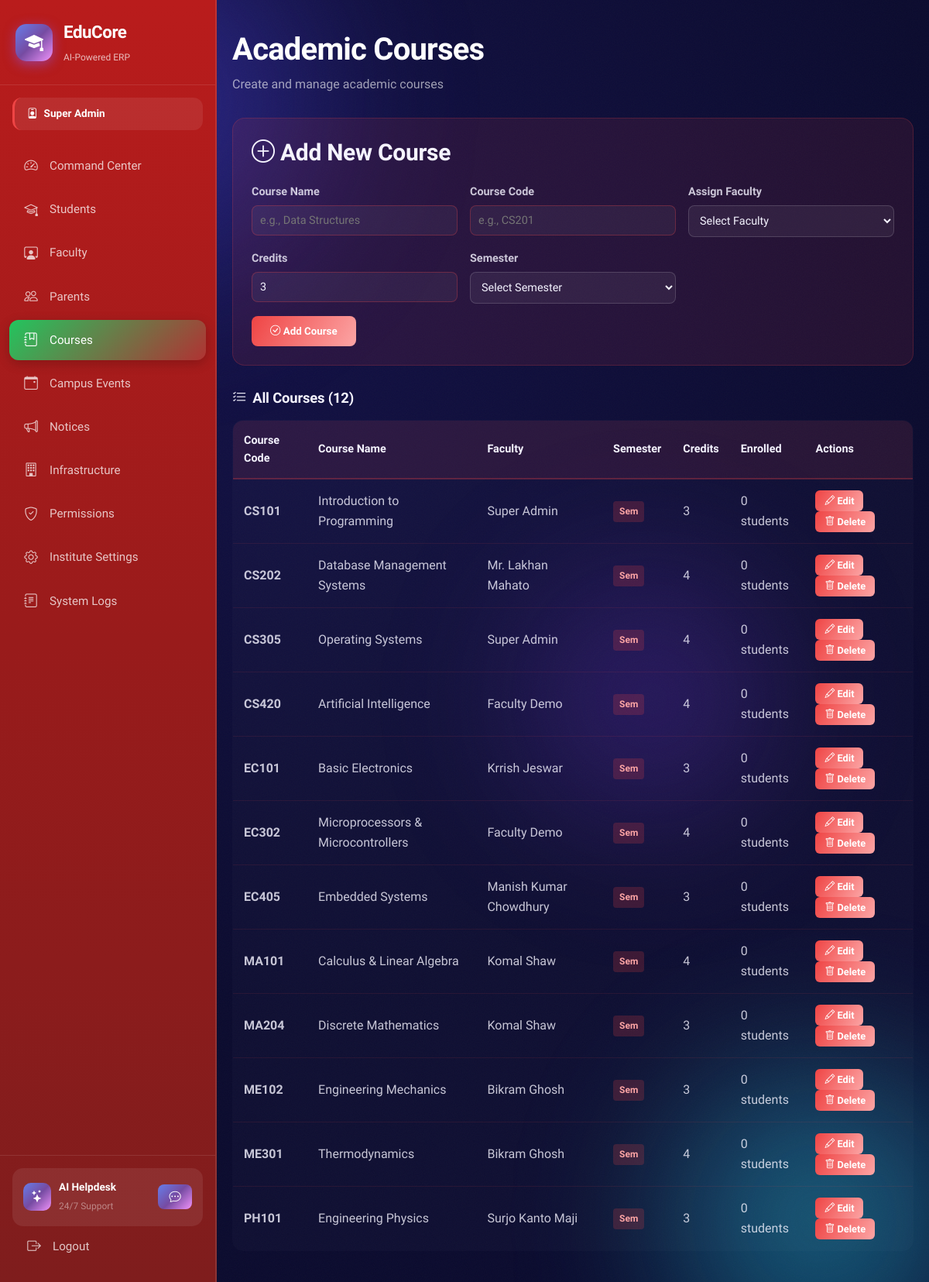
The app's page /admin/academicCourses.php (signed in) with its own data.
### tables this page shows
CREATE TABLE IF NOT EXISTS users (
    id INT AUTO_INCREMENT PRIMARY KEY,
    full_name VARCHAR(120) NOT NULL,
    email VARCHAR(120) NOT NULL UNIQUE,
    password_hash VARCHAR(255) NOT NULL,
    phone VARCHAR(20),
    address TEXT,
    role ENUM('super_admin','faculty','student','parent','finance','librarian','tpo') NOT NULL DEFAULT 'student',
    parent_id INT DEFAULT NULL,
    photo VARCHAR(255) DEFAULT 'default.png',
    status ENUM('active','inactive','suspended') DEFAULT 'active',
    two_factor_secret VARCHAR(64) DEFAULT NULL,
    two_factor_enabled TINYINT(1) NOT NULL DEFAULT 0,
    reset_token_hash VARCHAR(255) DEFAULT NULL,
    reset_token_expires DATETIME DEFAULT NULL,
    created_at TIMESTAMP DEFAULT CURRENT_TIMESTAMP,
    FOREIGN KEY (parent_id) REFERENCES users(id) ON DELETE SET NULL
);

CREATE TABLE IF NOT EXISTS courses (
    id INT AUTO_INCREMENT PRIMARY KEY,
    code VARCHAR(20) NOT NULL UNIQUE,
    title VARCHAR(200) NOT NULL,
    department VARCHAR(100),
    credits INT DEFAULT 3,
    semester INT DEFAULT NULL,
    faculty_id INT,
    FOREIGN KEY (faculty_id) REFERENCES users(id) ON DELETE SET NULL
);

### includes/auth_check.php (called while the page is built, shortened)
<?php
function getCurrentUser(): ?array
{
    $db = getDB();
    $stmt = $db->prepare('SELECT id, full_name, email, role, photo FROM users WHERE id = ? AND status = "active"');
    $stmt->execute([$_SESSION['user_id']]);
    return $stmt->fetch() ?: null;
}
function getRoleLabel(string $role): string
{
    $labels = [
        'super_admin' => 'Super Admin',
        'faculty'     => 'Faculty',
        'student'     => 'Student',
        'parent'      => 'Parent',
        'finance'     => 'Finance Officer',
        'librarian'   => 'Librarian',
        'tpo'         => 'TPO',
    ];
    return $labels[$role] ?? ucfirst($role);
}
function getRoleColor(string $role): string
{
    $colors = [
        'super_admin' => '#ef4444',
        'faculty'     => '#8b5cf6',
        'student'     => '#06b6d4',
        'parent'      => '#10b981',
        'finance'     => '#f59e0b',
        'librarian'   => '#ec4899',
        'tpo'         => '#6366f1',
    ];
    return $colors[$role] ?? '#6366f1';
}

### admin/academicCourses.php (the view, shortened to what this page needs)
<?php
require_once __DIR__ . '/../includes/auth_check.php';
$currentUser = getCurrentUser();
$pdo = getDbConnection();
$stmt = $pdo->prepare("
    SELECT c.*, u.full_name as faculty_name,
           COUNT(DISTINCT ce.student_id) as enrolled_students
    FROM courses c
    LEFT JOIN users u ON c.faculty_id = u.id
    LEFT JOIN course_enrollments ce ON c.id = ce.course_id
    GROUP BY c.id
    ORDER BY c.semester, c.code
");
$stmt->execute([]);
$courses = $stmt->fetchAll(PDO::FETCH_ASSOC);
?>
<!DOCTYPE html>
<html lang="en">
<head>
    <?php $portalBase = '..'; include __DIR__ . '/../includes/portal_head.php'; ?>
</head>
<body class="portal-page" data-role="admin">
    <div class="aurora-bg">
        <div class="aurora-blob b1"></div>
        <div class="aurora-blob b2"></div>
        <div class="aurora-blob b3"></div>
    </div>
    <div class="grain"></div>
    <div class="container-shell">
        <?php include __DIR__ . '/../includes/sidebar.php'; ?>
        <main style="flex: 1; z-index: 2; padding: 40px 20px;">
            <div class="courses-container">
                <div style="margin-bottom: 30px;">
                    <h1 class="h-display" style="margin: 0 0 8px 0;">Academic Courses</h1>
                    <p style="color: rgba(255, 255, 255, 0.6); margin: 0;">Create and manage academic courses</p>
                </div>
                <div class="form-section">
                    <h2 style="margin: 0 0 20px 0; color: #F5F4FF;">
                        <i class="bi bi-plus-circle"></i> Add New Course
                    </h2>
                    <form method="POST">
                        <div class="form-grid">
                            <div class="form-group">
                                <label class="form-label">Course Name</label>
                                <input
                                    type="text"
                                    class="form-input"
                                    name="course_name"
                                    placeholder="e.g., Data Structures"
                                    required
                                >
                            </div>
                            <div class="form-group">
                                <label class="form-label">Course Code</label>
                                <input
                                    type="text"
                                    class="form-input"
                                    name="course_code"
                                    placeholder="e.g., CS201"
                                    required
                                >
                            </div>
                            <div class="form-group">
                                <label class="form-label">Assign Faculty</label>
                                <select class="form-select" name="faculty_id" required>
                                    <option value="">Select Faculty</option>
                                </select>
                            </div>
                            <div class="form-group">
                                <label class="form-label">Credits</label>
                                <input
                                    type="number"
                                    class="form-input"
                                    name="credits"
                                    min="1"
                                    max="10"
                                    value="3"
                                    required
                                >
                            </div>
                            <div class="form-group">
                                <label class="form-label">Semester</label>
                                <select class="form-select" name="semester" required>
                                    <option value="">Select Semester</option>
                                </select>
                            </div>
                        </div>
                        <button type="submit" class="submit-btn">
                            <i class="bi bi-check-circle"></i> Add Course
                        </button>
                    </form>
                </div>
                <h2 class="section-title">
                    <i class="bi bi-list-check"></i> All Courses (<?php echo count($courses); ?>)
                </h2>
                <?php if (count($courses) > 0): ?>
                    <table class="courses-table">
                        <thead>
                            <tr>
                                <th>Course Code</th>
                                <th>Course Name</th>
                                <th>Faculty</th>
                                <th>Semester</th>
                                <th>Credits</th>
                                <th>Enrolled</th>
                                <th>Actions</th>
                            </tr>
                        </thead>
                        <tbody>
                            <?php foreach ($courses as $course): ?>
                                <tr>
                                    <td><strong><?php echo htmlspecialchars($course['code']); ?></strong></td>
                                    <td><?php echo htmlspecialchars($course['title']); ?></td>
                                    <td><?php echo htmlspecialchars($course['faculty_name'] ?? 'Unassigned'); ?></td>
                                    <td>
                                        <span class="semester-badge">Sem <?php echo $course['semester']; ?></span>
                                    </td>
                                    <td><?php echo $course['credits']; ?></td>
                                    <td><?php echo $course['enrolled_students']; ?> students</td>
                                    <td>
                                        <button class="action-btn" onclick="alert('Edit: ' + '<?php echo addslashes($course['code']); ?>')">
                                            <i class="bi bi-pencil"></i> Edit
                                        </button>
                                        <button class="action-btn" onclick="alert('Delete: ' + '<?php echo addslashes($course['code']); ?>')">
                                            <i class="bi bi-trash"></i> Delete
                                        </button>
                                    </td>
                                </tr>
                            <?php endforeach; ?>
                        </tbody>
                    </table>
                <?php endif; ?>
            </div>
        </main>
    </div>
</body>
</html>

### includes/portal_head.php (shortened to what this page needs)
<?php
$portalBase = $portalBase ?? '..';
?>
<link href="<?= htmlspecialchars($portalBase, ENT_QUOTES, 'UTF-8') ?>/style.css" rel="stylesheet">
<link href="https://cdn.jsdelivr.net/npm/bootstrap-icons@1.11.3/font/bootstrap-icons.min.css" rel="stylesheet">
<link href="<?= htmlspecialchars($portalBase, ENT_QUOTES, 'UTF-8') ?>/assets/css/educore.css" rel="stylesheet">
<link href="<?= htmlspecialchars($portalBase, ENT_QUOTES, 'UTF-8') ?>/assets/css/themes.css" rel="stylesheet">
<link href="<?= htmlspecialchars($portalBase, ENT_QUOTES, 'UTF-8') ?>/assets/css/portal-pages.css" rel="stylesheet">

### includes/sidebar.php (shortened to what this page needs)
<?php
if (!isset($user) || !is_array($user)) {
    $user = getCurrentUser() ?? ($currentUser ?? null);
}
$role = $user['role'] ?? 'student';
$navItems = [];
switch ($role) {
    case 'super_admin':
        $navItems = [
            ['icon' => 'bi-speedometer2', 'label' => 'Command Center', 'href' => 'dashboard.php', 'color' => '#ef4444'],
            ['icon' => 'bi-mortarboard', 'label' => 'Students', 'href' => 'userStudent.php', 'color' => '#f97316'],
            ['icon' => 'bi-person-workspace', 'label' => 'Faculty', 'href' => 'userFaculty.php', 'color' => '#eab308'],
            ['icon' => 'bi-people', 'label' => 'Parents', 'href' => 'userParents.php', 'color' => '#84cc16'],
            ['icon' => 'bi-journal-bookmark', 'label' => 'Courses', 'href' => 'academicCourses.php', 'color' => '#22c55e'],
            ['icon' => 'bi-calendar-event', 'label' => 'Campus Events', 'href' => 'events.php', 'color' => '#06b6d4'],
            ['icon' => 'bi-megaphone', 'label' => 'Notices', 'href' => 'notices.php', 'color' => '#3b82f6'],
            ['icon' => 'bi-building', 'label' => 'Infrastructure', 'href' => 'infrastructure.php', 'color' => '#6366f1'],
            ['icon' => 'bi-shield-check', 'label' => 'Permissions', 'href' => 'permissions.php', 'color' => '#8b5cf6'],
            ['icon' => 'bi-gear', 'label' => 'Institute Settings', 'href' => 'instituteSettings.php', 'color' => '#a855f7'],
            ['icon' => 'bi-journal-text', 'label' => 'System Logs', 'href' => 'logs.php', 'color' => '#ec4899'],
        ];
        break;
}
$currentPage = basename($_SERVER['PHP_SELF']);
?>
<aside class="sidebar" id="sidebar">
    <div class="sidebar-brand">
        <div class="brand-icon">
            <i class="bi bi-mortarboard-fill"></i>
        </div>
        <div class="brand-text">
            <span class="brand-name">EduCore</span>
            <span class="brand-tagline">AI-Powered ERP</span>
        </div>
    </div>
    <div class="sidebar-role-badge" style="--role-color: <?= getRoleColor($role) ?>">
        <i class="bi bi-person-badge"></i>
        <?= getRoleLabel($role) ?>
    </div>
    <nav class="sidebar-nav">
        <?php foreach ($navItems as $item): ?>
        <a href="<?= $item['href'] ?>" class="nav-item <?= $currentPage === $item['href'] ? 'active' : '' ?>"
           style="--item-color: <?= $item['color'] ?>">
            <i class="bi <?= $item['icon'] ?>"></i>
            <span><?= $item['label'] ?></span>
        </a>
        <?php endforeach; ?>
    </nav>
    <div class="sidebar-footer">
        <div class="ai-assistant-card">
            <div class="ai-icon"><i class="bi bi-stars"></i></div>
            <div>
                <strong>AI Helpdesk</strong>
                <small>24/7 Support</small>
            </div>
            <button class="btn btn-sm btn-ai" onclick="openAIHelpdesk()">
                <i class="bi bi-chat-dots"></i>
            </button>
        </div>
        <a href="<?= htmlspecialchars(($portalBase ?? $basePath ?? '..') . '/logout.php', ENT_QUOTES, 'UTF-8') ?>" class="nav-item sidebar-logout">
            <i class="bi bi-box-arrow-right"></i>
            <span>Logout</span>
        </a>
    </div>
</aside>

### style.css (style rules this page uses)
:root { --bg-deep: #0B0B2E; --bg-deep-2: #131147; --indigo-600: #4F46E5; --indigo-500: #6366F1; --violet-500: #7C3AED; --cyan-400: #22D3EE; --cyan-300: #67E8F9; --amber-400: #FBBF24; --amber-300: #FCD34D; --rose-400: #FB7185; --ink-0: #FFFFFF; --ink-50: #F5F4FF; --ink-200: #D9D7F5; --ink-400: #A5A1D9; --ink-muted: rgba(245, 244, 255, 0.62); --surface-glass: rgba(255, 255, 255, 0.06); --surface-glass-hi: rgba(255, 255, 255, 0.10); --surface-glass-brd: rgba(255, 255, 255, 0.14); --surface-field: rgba(11, 11, 46, 0.35); --shadow-glow-indigo: 0 8px 40px rgba(79, 70, 229, 0.35); --shadow-glow-cyan: 0 8px 32px rgba(34, 211, 238, 0.25); --shadow-card: 0 24px 64px rgba(6, 5, 30, 0.55); --radius-sm: 10px; --radius-md: 16px; --radius-lg: 24px; --radius-xl: 32px; --font-display: 'Plus Jakarta Sans', system-ui, sans-serif; --font-body: 'Plus Jakarta Sans', system-ui, sans-serif; --font-mono: 'JetBrains Mono', ui-monospace, monospace; }
* { box-sizing: border-box; }
html, body { margin: 0; padding: 0; min-height: 100%; font-family: var(--font-body); color: var(--ink-50); background: var(--bg-deep); }
body { position: relative; overflow-x: hidden; }
a { color: inherit; text-decoration: none; }
button { font-family: inherit; }
.aurora-bg { position: fixed; inset: 0; z-index: 0; overflow: hidden; background: radial-gradient(circle at 20% 20%, var(--bg-deep-2), var(--bg-deep) 60%); }
.aurora-blob { position: absolute; border-radius: 50%; filter: blur(90px); opacity: 0.55; will-change: transform; }
.aurora-blob.b1 { width: 620px; height: 620px; top: -180px; left: -120px; background: radial-gradient(circle, var(--indigo-600), transparent 70%); animation: drift1 26s ease-in-out infinite; }
.aurora-blob.b2 { width: 560px; height: 560px; bottom: -200px; right: -140px; background: radial-gradient(circle, var(--cyan-400), transparent 70%); animation: drift2 32s ease-in-out infinite; }
.aurora-blob.b3 { width: 480px; height: 480px; top: 40%; left: 50%; background: radial-gradient(circle, var(--violet-500), transparent 70%); animation: drift3 38s ease-in-out infinite; opacity: 0.35; }
.grain { position: fixed; inset: 0; z-index: 1; pointer-events: none; opacity: 0.035; }
.h-display { font-family: var(--font-display); font-weight: 800; letter-spacing: -0.02em; color: var(--ink-0); margin: 0; }
.btn { display: inline-flex; align-items: center; justify-content: center; gap: 8px; font-family: var(--font-display); font-weight: 700; font-size: 0.95rem; border-radius: var(--radius-sm); border: none; cursor: pointer; padding: 14px 22px; transition: transform 0.18s ease, box-shadow 0.18s ease, filter 0.18s ease; }
.container-shell { position: relative; z-index: 2; min-height: 100vh; display: flex; flex-direction: column; }

### assets/css/themes.css (style rules this page uses)
:root { --theme-primary: #6366F1; --theme-primary-dark: #4F46E5; --theme-light: #E0E7FF; --theme-accent: #22D3EE; }
body[data-role="admin"] { --theme-primary: #EF4444; --theme-primary-dark: #DC2626; --theme-light: #FEE2E2; --theme-accent: #FCA5A5; }
.sidebar { background: linear-gradient(180deg, rgba(15, 23, 42, 0.95), rgba(15, 23, 42, 0.92)); border-right: 2px solid rgba(255, 255, 255, 0.1); transition: all 0.3s ease; }
body { font-size: 16px; line-height: 1.6; }
h1, .h1 { font-size: 2.5rem; line-height: 1.2; font-weight: 800; letter-spacing: -0.02em; margin: 0 0 20px 0; }
h2, .h2 { font-size: 1.875rem; line-height: 1.3; font-weight: 700; letter-spacing: -0.01em; margin: 0 0 16px 0; }
body.portal-page p { margin: 0 0 12px 0; color: rgba(245, 244, 255, 0.82); }
small, .text-sm { font-size: 0.875rem; color: rgba(255, 255, 255, 0.7); }
* { transition-property: background-color, border-color, color, fill, stroke, opacity, box-shadow, transform, filter; transition-timing-function: cubic-bezier(0.4, 0, 0.2, 1); transition-duration: 200ms; }
button, a, input, select, textarea { transition-duration: 150ms; }

### records on screen
users: role "Super Admin"
courses: code "CS101", title "Introduction to Programming", faculty.full_name "Super Admin", credits "3", enrolled_students "0"
courses: code "CS202", title "Database Management Systems", faculty.full_name "Mr. Lakhan Mahato", credits "4", enrolled_students "0"
courses: code "CS305", title "Operating Systems", faculty.full_name "Super Admin", credits "4", enrolled_students "0"
courses: code "CS420", title "Artificial Intelligence", faculty.full_name "Faculty Demo", credits "4", enrolled_students "0"
courses: code "EC101", title "Basic Electronics", faculty.full_name "Krrish Jeswar", credits "3", enrolled_students "0"
courses: code "EC302", title "Microprocessors & Microcontrollers", faculty.full_name "Faculty Demo", credits "4", enrolled_students "0"
courses: code "EC405", title "Embedded Systems", faculty.full_name "Manish Kumar Chowdhury", credits "3", enrolled_students "0"
courses: code "MA101", title "Calculus & Linear Algebra", faculty.full_name "Komal Shaw", credits "4", enrolled_students "0"
courses: code "MA204", title "Discrete Mathematics", faculty.full_name "Komal Shaw", credits "3", enrolled_students "0"
courses: code "ME102", title "Engineering Mechanics", faculty.full_name "Bikram Ghosh", credits "3", enrolled_students "0"
courses: code "ME301", title "Thermodynamics", faculty.full_name "Bikram Ghosh", credits "4", enrolled_students "0"
courses: code "PH101", title "Engineering Physics", faculty.full_name "Surjo Kanto Maji", credits "3", enrolled_students "0"

### other values on screen
$item['label'] "Command Center"
$item['label'] "Students"
$item['label'] "Faculty"
$item['label'] "Parents"
$item['label'] "Courses"
$item['label'] "Campus Events"
$item['label'] "Notices"
$item['label'] "Infrastructure"
$item['label'] "Permissions"
$item['label'] "Institute Settings"
$item['label'] "System Logs"
count($courses) "12"
